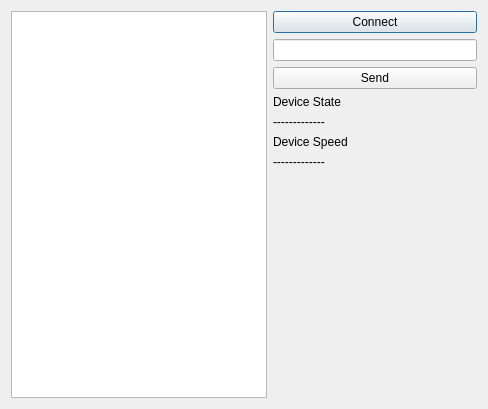
<?xml version="1.0" encoding="UTF-8"?>
<ui version="4.0">
 <class>DeviceDialog</class>
 <widget class="QDialog" name="DeviceDialog">
  <property name="geometry">
   <rect>
    <x>0</x>
    <y>0</y>
    <width>488</width>
    <height>409</height>
   </rect>
  </property>
  <property name="windowTitle">
   <string>Dialog</string>
  </property>
  <layout class="QHBoxLayout" name="horizontalLayout">
   <item>
    <widget class="QListWidget" name="lstMessage"/>
   </item>
   <item>
    <layout class="QVBoxLayout" name="verticalLayout">
     <item>
      <widget class="QPushButton" name="btnConnect">
       <property name="text">
        <string>Connect</string>
       </property>
      </widget>
     </item>
     <item>
      <widget class="QLineEdit" name="lnMessage"/>
     </item>
     <item>
      <widget class="QPushButton" name="btnSend">
       <property name="text">
        <string>Send</string>
       </property>
      </widget>
     </item>
     <item>
      <widget class="QLabel" name="label">
       <property name="text">
        <string>Device State</string>
       </property>
      </widget>
     </item>
     <item>
      <widget class="QLabel" name="lblState">
       <property name="text">
        <string>-------------</string>
       </property>
      </widget>
     </item>
     <item>
      <widget class="QLabel" name="label_3">
       <property name="text">
        <string>Device Speed</string>
       </property>
      </widget>
     </item>
     <item>
      <widget class="QLabel" name="lblSpeed">
       <property name="text">
        <string>-------------</string>
       </property>
      </widget>
     </item>
     <item>
      <spacer name="verticalSpacer">
       <property name="orientation">
        <enum>Qt::Vertical</enum>
       </property>
       <property name="sizeHint" stdset="0">
        <size>
         <width>20</width>
         <height>40</height>
        </size>
       </property>
      </spacer>
     </item>
    </layout>
   </item>
  </layout>
 </widget>
 <resources/>
 <connections/>
</ui>
